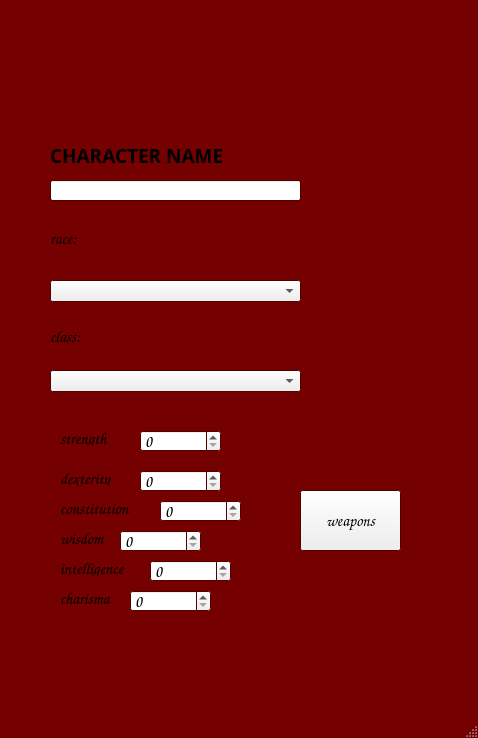
<?xml version="1.0" encoding="UTF-8"?>
<ui version="4.0">
 <class>MainWindow</class>
 <widget class="QMainWindow" name="MainWindow">
  <property name="geometry">
   <rect>
    <x>0</x>
    <y>0</y>
    <width>478</width>
    <height>738</height>
   </rect>
  </property>
  <property name="palette">
   <palette>
    <active>
     <colorrole role="Base">
      <brush brushstyle="SolidPattern">
       <color alpha="255">
        <red>255</red>
        <green>255</green>
        <blue>255</blue>
       </color>
      </brush>
     </colorrole>
     <colorrole role="Window">
      <brush brushstyle="SolidPattern">
       <color alpha="255">
        <red>117</red>
        <green>0</green>
        <blue>0</blue>
       </color>
      </brush>
     </colorrole>
    </active>
    <inactive>
     <colorrole role="Base">
      <brush brushstyle="SolidPattern">
       <color alpha="255">
        <red>255</red>
        <green>255</green>
        <blue>255</blue>
       </color>
      </brush>
     </colorrole>
     <colorrole role="Window">
      <brush brushstyle="SolidPattern">
       <color alpha="255">
        <red>117</red>
        <green>0</green>
        <blue>0</blue>
       </color>
      </brush>
     </colorrole>
    </inactive>
    <disabled>
     <colorrole role="Base">
      <brush brushstyle="SolidPattern">
       <color alpha="255">
        <red>117</red>
        <green>0</green>
        <blue>0</blue>
       </color>
      </brush>
     </colorrole>
     <colorrole role="Window">
      <brush brushstyle="SolidPattern">
       <color alpha="255">
        <red>117</red>
        <green>0</green>
        <blue>0</blue>
       </color>
      </brush>
     </colorrole>
    </disabled>
   </palette>
  </property>
  <property name="font">
   <font>
    <family>Comic Sans MS</family>
    <pointsize>12</pointsize>
    <weight>75</weight>
    <bold>true</bold>
   </font>
  </property>
  <property name="windowTitle">
   <string>MainWindow</string>
  </property>
  <widget class="QWidget" name="centralwidget">
   <widget class="QLabel" name="dnd_title_character_creatiion">
    <property name="geometry">
     <rect>
      <x>110</x>
      <y>10</y>
      <width>321</width>
      <height>131</height>
     </rect>
    </property>
    <property name="text">
     <string/>
    </property>
    <property name="pixmap">
     <pixmap>Dungeons-and-Dragons-Logo-2014.png</pixmap>
    </property>
    <property name="scaledContents">
     <bool>true</bool>
    </property>
   </widget>
   <widget class="QLabel" name="dnd_logo_character_create">
    <property name="geometry">
     <rect>
      <x>20</x>
      <y>30</y>
      <width>111</width>
      <height>101</height>
     </rect>
    </property>
    <property name="text">
     <string/>
    </property>
    <property name="pixmap">
     <pixmap>dungeons-dragons-d20-650954_1800x1800.webp</pixmap>
    </property>
    <property name="scaledContents">
     <bool>true</bool>
    </property>
   </widget>
   <widget class="QLabel" name="vintage_paper_create_character">
    <property name="geometry">
     <rect>
      <x>0</x>
      <y>0</y>
      <width>481</width>
      <height>681</height>
     </rect>
    </property>
    <property name="font">
     <font>
      <family>Comic Sans MS</family>
      <pointsize>12</pointsize>
      <weight>75</weight>
      <bold>true</bold>
     </font>
    </property>
    <property name="text">
     <string/>
    </property>
    <property name="pixmap">
     <pixmap>help-me-with-a-good-source-for-dnd-content-v0-956852t0m21b1.webp</pixmap>
    </property>
    <property name="scaledContents">
     <bool>true</bool>
    </property>
   </widget>
   <widget class="QLabel" name="charactername_label">
    <property name="geometry">
     <rect>
      <x>50</x>
      <y>140</y>
      <width>191</width>
      <height>31</height>
     </rect>
    </property>
    <property name="font">
     <font>
      <family>Harrington</family>
      <pointsize>14</pointsize>
      <weight>75</weight>
      <italic>false</italic>
      <bold>true</bold>
     </font>
    </property>
    <property name="text">
     <string>CHARACTER NAME</string>
    </property>
   </widget>
   <widget class="QLabel" name="race_label">
    <property name="geometry">
     <rect>
      <x>50</x>
      <y>230</y>
      <width>91</width>
      <height>16</height>
     </rect>
    </property>
    <property name="text">
     <string>race:</string>
    </property>
   </widget>
   <widget class="QLabel" name="class_label">
    <property name="geometry">
     <rect>
      <x>50</x>
      <y>330</y>
      <width>47</width>
      <height>13</height>
     </rect>
    </property>
    <property name="text">
     <string>class:</string>
    </property>
   </widget>
   <widget class="QLineEdit" name="charactername_input">
    <property name="geometry">
     <rect>
      <x>50</x>
      <y>180</y>
      <width>251</width>
      <height>21</height>
     </rect>
    </property>
   </widget>
   <widget class="QComboBox" name="race_combobox">
    <property name="geometry">
     <rect>
      <x>50</x>
      <y>280</y>
      <width>251</width>
      <height>22</height>
     </rect>
    </property>
   </widget>
   <widget class="QComboBox" name="class_combobox">
    <property name="geometry">
     <rect>
      <x>50</x>
      <y>370</y>
      <width>251</width>
      <height>22</height>
     </rect>
    </property>
   </widget>
   <widget class="QLabel" name="strength_label">
    <property name="geometry">
     <rect>
      <x>60</x>
      <y>430</y>
      <width>71</width>
      <height>16</height>
     </rect>
    </property>
    <property name="text">
     <string>strength</string>
    </property>
   </widget>
   <widget class="QLabel" name="dexterity_label">
    <property name="geometry">
     <rect>
      <x>60</x>
      <y>470</y>
      <width>91</width>
      <height>16</height>
     </rect>
    </property>
    <property name="text">
     <string>dexterity</string>
    </property>
   </widget>
   <widget class="QLabel" name="constitution_label">
    <property name="geometry">
     <rect>
      <x>60</x>
      <y>500</y>
      <width>101</width>
      <height>16</height>
     </rect>
    </property>
    <property name="text">
     <string>constitution</string>
    </property>
   </widget>
   <widget class="QLabel" name="wisdom_label">
    <property name="geometry">
     <rect>
      <x>60</x>
      <y>530</y>
      <width>71</width>
      <height>16</height>
     </rect>
    </property>
    <property name="text">
     <string>wisdom</string>
    </property>
   </widget>
   <widget class="QLabel" name="intelligence_label">
    <property name="geometry">
     <rect>
      <x>60</x>
      <y>560</y>
      <width>91</width>
      <height>16</height>
     </rect>
    </property>
    <property name="text">
     <string>intelligence</string>
    </property>
   </widget>
   <widget class="QLabel" name="charisma_label">
    <property name="geometry">
     <rect>
      <x>60</x>
      <y>590</y>
      <width>81</width>
      <height>16</height>
     </rect>
    </property>
    <property name="text">
     <string>charisma</string>
    </property>
   </widget>
   <widget class="QSpinBox" name="strength_spinbox">
    <property name="geometry">
     <rect>
      <x>140</x>
      <y>430</y>
      <width>81</width>
      <height>22</height>
     </rect>
    </property>
   </widget>
   <widget class="QSpinBox" name="dexterity_spinbox">
    <property name="geometry">
     <rect>
      <x>140</x>
      <y>470</y>
      <width>81</width>
      <height>22</height>
     </rect>
    </property>
   </widget>
   <widget class="QSpinBox" name="constitution_spinbox">
    <property name="geometry">
     <rect>
      <x>160</x>
      <y>500</y>
      <width>81</width>
      <height>22</height>
     </rect>
    </property>
   </widget>
   <widget class="QSpinBox" name="wisdom_spinbox">
    <property name="geometry">
     <rect>
      <x>120</x>
      <y>530</y>
      <width>81</width>
      <height>22</height>
     </rect>
    </property>
   </widget>
   <widget class="QSpinBox" name="charisma_spinbox">
    <property name="geometry">
     <rect>
      <x>130</x>
      <y>590</y>
      <width>81</width>
      <height>22</height>
     </rect>
    </property>
   </widget>
   <widget class="QSpinBox" name="intelligence_spinbox">
    <property name="geometry">
     <rect>
      <x>150</x>
      <y>560</y>
      <width>81</width>
      <height>22</height>
     </rect>
    </property>
   </widget>
   <widget class="QPushButton" name="weapons_button">
    <property name="geometry">
     <rect>
      <x>300</x>
      <y>490</y>
      <width>101</width>
      <height>61</height>
     </rect>
    </property>
    <property name="text">
     <string>weapons</string>
    </property>
   </widget>
   <zorder>vintage_paper_create_character</zorder>
   <zorder>dnd_title_character_creatiion</zorder>
   <zorder>dnd_logo_character_create</zorder>
   <zorder>charactername_label</zorder>
   <zorder>race_label</zorder>
   <zorder>class_label</zorder>
   <zorder>charactername_input</zorder>
   <zorder>race_combobox</zorder>
   <zorder>class_combobox</zorder>
   <zorder>strength_label</zorder>
   <zorder>dexterity_label</zorder>
   <zorder>constitution_label</zorder>
   <zorder>wisdom_label</zorder>
   <zorder>intelligence_label</zorder>
   <zorder>charisma_label</zorder>
   <zorder>strength_spinbox</zorder>
   <zorder>dexterity_spinbox</zorder>
   <zorder>constitution_spinbox</zorder>
   <zorder>wisdom_spinbox</zorder>
   <zorder>charisma_spinbox</zorder>
   <zorder>intelligence_spinbox</zorder>
   <zorder>weapons_button</zorder>
  </widget>
  <widget class="QMenuBar" name="menubar">
   <property name="geometry">
    <rect>
     <x>0</x>
     <y>0</y>
     <width>478</width>
     <height>29</height>
    </rect>
   </property>
  </widget>
  <widget class="QStatusBar" name="statusbar"/>
 </widget>
 <resources/>
 <connections/>
</ui>
